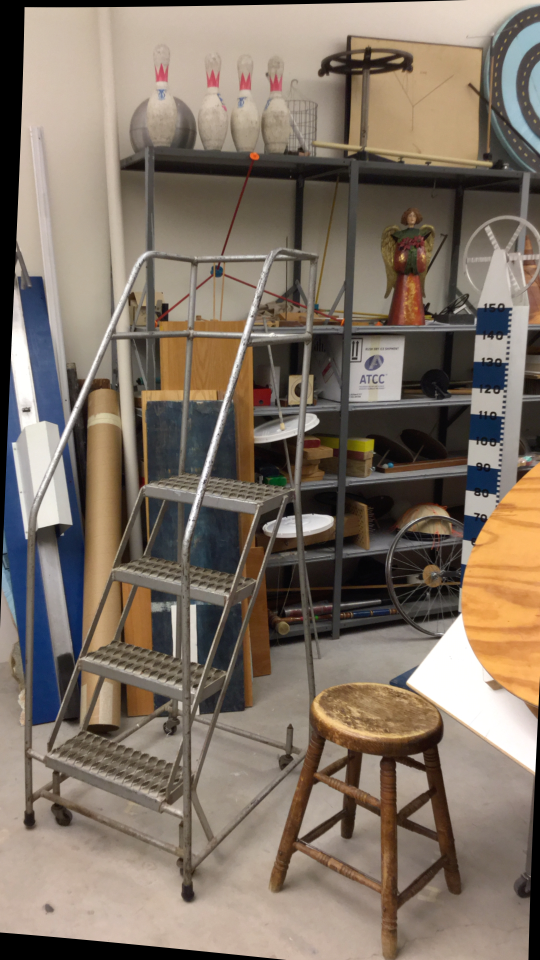
#> input picture running/testing/im0.png, 1080 x 1920 px (shown at 1/2 size)
$ python de_dupe.py --dir ../running/testing
#> lines starting #> are read from the running program, lines starting #| are printed output that depends on the picture
#!/usr/bin/env python3
import argparse
import glob
import os
import shutil
from pathlib import Path

import cv2
import numpy as np


IMAGE_EXTS = ("*.jpg", "*.jpeg", "*.png", "*.bmp", "*.webp")

def list_images(folder: Path):
    files = []
    for e in IMAGE_EXTS:
        files.extend(folder.rglob(e))
#> pass 2 of the loop in list_images, `for e in IMAGE_EXTS:`:
    # ignore the duplicates folder if it exists
    return sorted([p for p in files if "duplicates" not in p.parts])


def load_bgr(path: Path):
    # IMREAD_COLOR handles most formats; HEIC won't work without extra libs.
    img = cv2.imread(str(path), cv2.IMREAD_COLOR)
#> img is the input picture: shape (1920, 1080, 3); mean B, G, R 101.7, 114.7, 127.8
    return img


def normalize(img_bgr: np.ndarray, size: int) -> np.ndarray:
    """
    Normalize to grayscale + fixed size.
    This makes "pixel comparison" meaningful across different resolutions.
    """
#> called with size = 256
    gray = cv2.cvtColor(img_bgr, cv2.COLOR_BGR2GRAY)
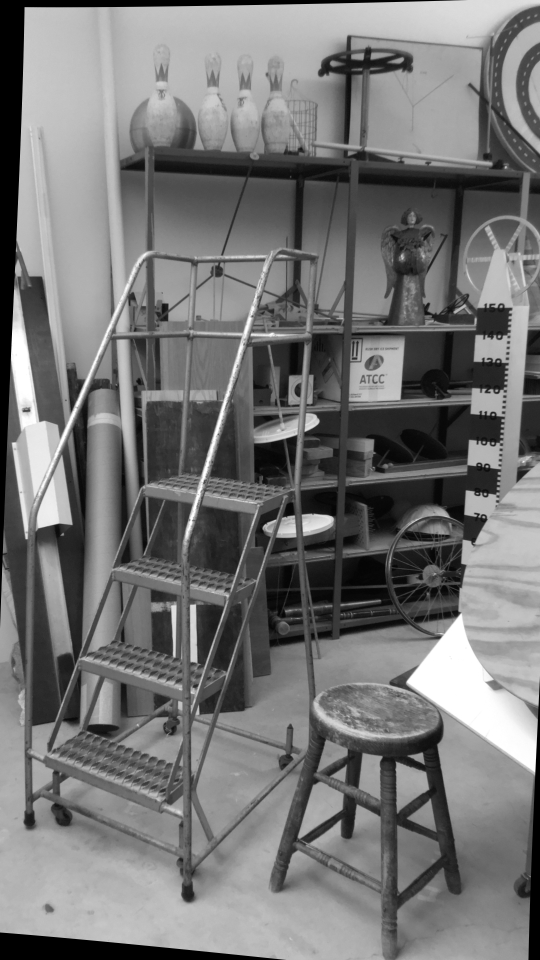
#> gray: shape (1920, 1080) (shown at 1/2 size); min 0, max 255, mean 117.1
    small = cv2.resize(gray, (size, size), interpolation=cv2.INTER_AREA)
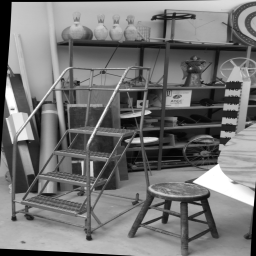
#> small: shape (256, 256); min 0, max 255, mean 117.1
    return small


def diff_score(a: np.ndarray, b: np.ndarray) -> float:
    """
    Mean absolute pixel difference (0..255).
    Lower = more similar.
    """
    return float(np.mean(np.abs(a.astype(np.int16) - b.astype(np.int16))))


def best_rotation_match_score(candidate_norm: np.ndarray, reference_norm: np.ndarray) -> float:
    """
    Try 0/90/180/270 to handle phone orientation differences.
    Return the minimum score.
    """
    scores = []
    x = candidate_norm
    for _ in range(4):
        scores.append(diff_score(x, reference_norm))
        x = cv2.rotate(x, cv2.ROTATE_90_CLOCKWISE)
    return min(scores)


def main():
    ap = argparse.ArgumentParser(description="Remove duplicate photos by normalized pixel comparison (handles rotation + resolution).")
    ap.add_argument("--dir", required=True, help="Folder containing photos (searched recursively).")
    ap.add_argument("--size", type=int, default=256, help="Normalization size (e.g., 128/256).")
    ap.add_argument("--threshold", type=float, default=2.0,
                    help="Duplicate threshold on mean abs diff (typical: 1.0-4.0). Smaller = stricter.")
    ap.add_argument("--move", action="store_true", help="Move duplicates into ./duplicates instead of deleting.")
    ap.add_argument("--delete", action="store_true", help="Actually delete duplicates (danger).")
    args = ap.parse_args()

    if args.delete and args.move:
        raise SystemExit("Use only one of --move or --delete (or neither; default is --move-like behavior).")

    root = Path(args.dir).expanduser().resolve()
    if not root.exists():
        raise SystemExit(f"Folder not found: {root}")

    dup_dir = root / "duplicates"
    dup_dir.mkdir(exist_ok=True)

    images = list_images(root)
    if not images:
        raise SystemExit(f"No images found under: {root}")

    # We keep a list of "unique" normalized references to compare against.
    # Simple + works well for a few thousand photos.
    kept = []  # list of tuples: (path, norm)

    moved = 0
    deleted = 0
    kept_count = 0
    unreadable = 0

    for i, path in enumerate(images, 1):
        img = load_bgr(path)
        if img is None:
            print(f"[WARN] unreadable: {path}")
            unreadable += 1
            continue

        norm = normalize(img, args.size)

        is_dup = False
        best = 999.0
        best_ref = None

        # Compare to previously kept images
        for ref_path, ref_norm in kept:
            s = best_rotation_match_score(norm, ref_norm)
            if s < best:
                best = s
                best_ref = ref_path
            if s < args.threshold:
                is_dup = True
                break
#> after the loop, best = 999

        if is_dup:
            print(f"[DUP] {path.name}  ~  {best_ref.name if best_ref else '???'}  score={best:.3f}")

            if args.delete:
                try:
                    path.unlink()
                    deleted += 1
                except Exception as e:
                    print(f"[ERROR] delete failed: {path} -> {e}")
            else:
                # default behavior: move (safer)
                target = dup_dir / path.name
                # avoid name collisions
                if target.exists():
                    stem = target.stem
                    suf = target.suffix
                    k = 1
                    while True:
                        target2 = dup_dir / f"{stem}_{k:04d}{suf}"
                        if not target2.exists():
                            target = target2
                            break
                        k += 1
                try:
                    shutil.move(str(path), str(target))
                    moved += 1
                except Exception as e:
                    print(f"[ERROR] move failed: {path} -> {e}")
        else:
            kept.append((path, norm))
            kept_count += 1

        if i % 200 == 0:
            print(f"[INFO] processed {i}/{len(images)} | kept={kept_count} moved={moved} deleted={deleted} unreadable={unreadable}")
#> pass 2 of the loop in main, `for i, path in enumerate(images, 1):`:
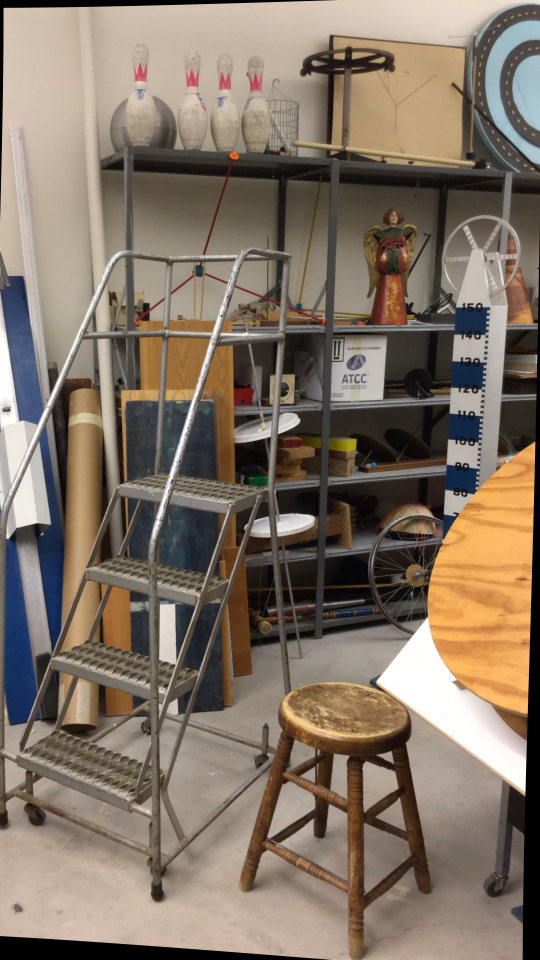
#> input picture running/testing/im1.png, 1080 x 1920 px (shown at 1/2 size)
#> in load_bgr, img is the input picture: shape (1920, 1080, 3); mean B, G, R 101.8, 116.1, 130.3
#> in normalize (call 2), `gray = cv2.cvtColor(img_bgr, cv2.COLOR_BGR2GRAY)`:
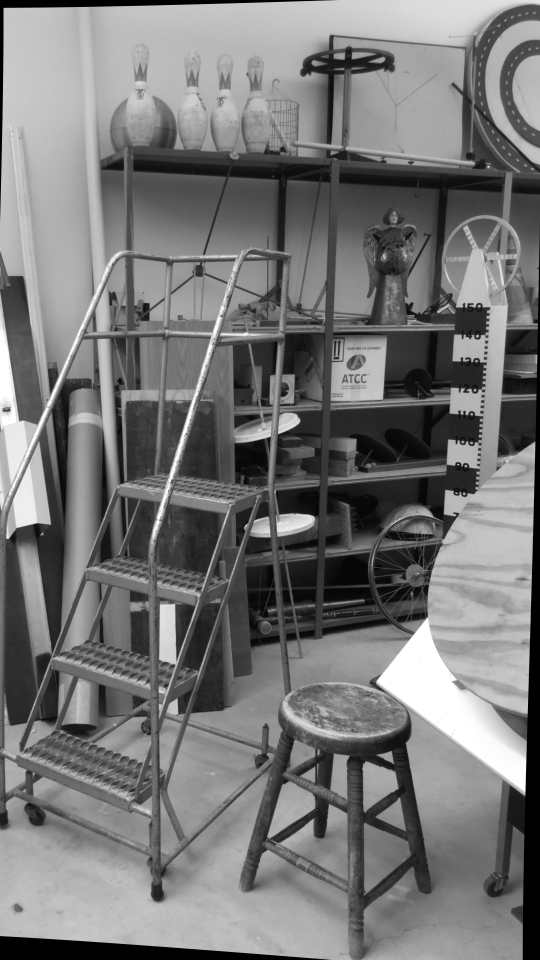
#> gray: shape (1920, 1080) (shown at 1/2 size); min 0, max 255, mean 118.7
#> in normalize (call 2), `small = cv2.resize(gray, (size, size), interpolation=cv2.INTER_AREA)`:
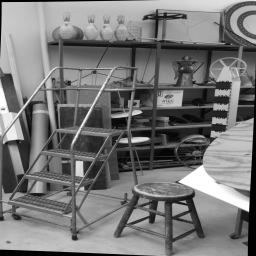
#> small: shape (256, 256); min 0, max 255, mean 118.7
#> the loop in main, `for ref_path, ref_norm in kept:` made 1 pass
#> (s, best) on pass 1: (37.66, 37.66)
#> after the loop in main, `for ref_path, ref_norm in kept:`: best = 37.66

    print("\nDone.")
    print(f"Total scanned: {len(images)}")
    print(f"Kept:         {kept_count}")
    print(f"Moved dups:   {moved}")
    print(f"Deleted dups: {deleted}")
    print(f"Unreadable:   {unreadable}")
    if not args.delete:
        print(f"Duplicates folder: {dup_dir}")


if __name__ == "__main__":
    main()
